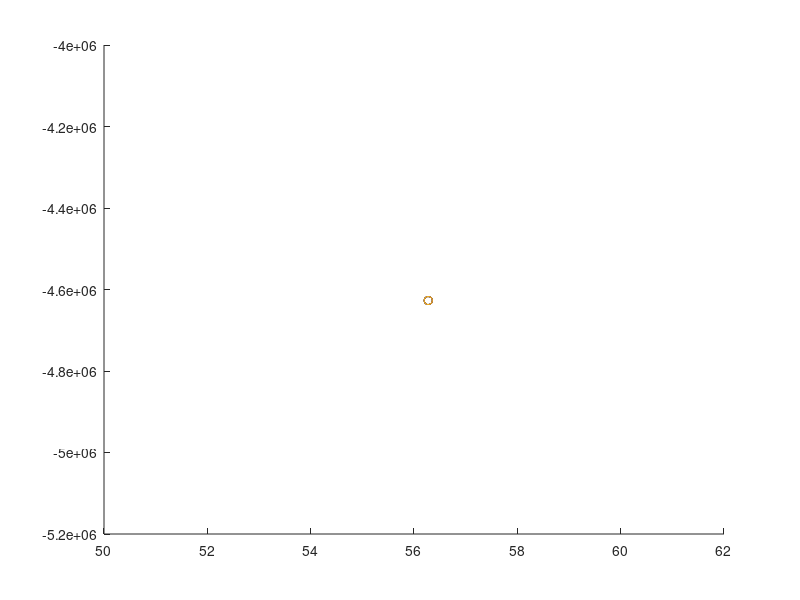

Source code (MATLAB):
%% Titel
% Direct Search based example

%% cleanings :)
clc
clear
close all

%% Introduc a function
lb = -40;   %lower band
ub = 80;    %uper band

% x = lb:ub;
y = @(x) x.^4 - 50*x.^3 - 1800*x.^2 - 800*x;
% y is handle function (x is functionname)

n  = 1;
x0 = (ub-lb) * rand(1, n) - lb;
y0 = y(x0);

%% Searching algorithm
maxItr = 10;
for i=1:maxItr
    xnew = (ub-lb) * rand(1, n) - lb;
    ynew = y(xnew);
    if ynew<y0
        x0 = xnew;
        y0 = ynew;
    end
    hold on
    plot(x0, y0, 'o')
    pause(0.1)
end